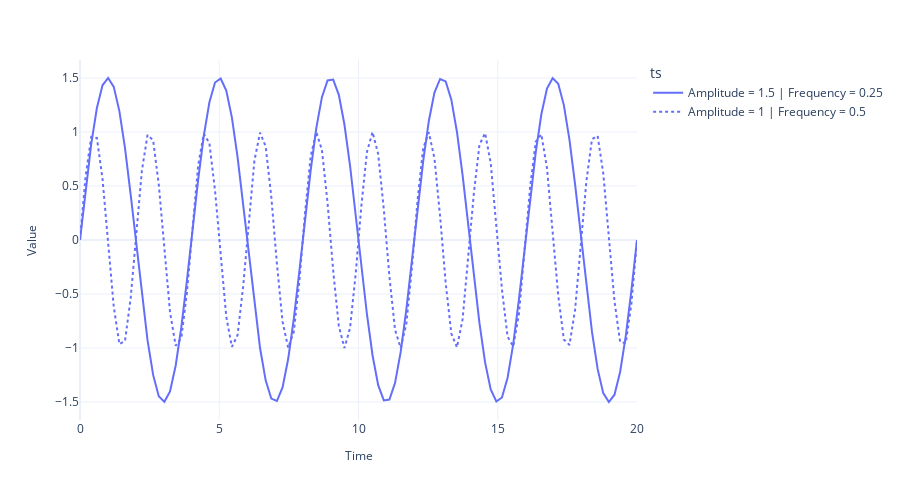

The cell this chart's notebook holds for it:
### Code cell
fig = plot_time_series(regular_time_samples, 
                 [samples_1, samples_2], 
                 "", 
                 legends=["Amplitude = 1.5 | Frequency = 0.25", "Amplitude = 1 | Frequency = 0.5"])
fig.write_image("imgs/chapter_1/sinusoidal_waves.png")
fig.show()
